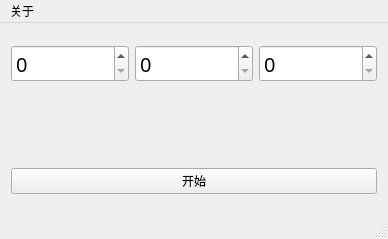
<?xml version="1.0" encoding="UTF-8"?>
<ui version="4.0">
 <class>TimerShutdownClass</class>
 <widget class="QMainWindow" name="TimerShutdownClass">
  <property name="geometry">
   <rect>
    <x>0</x>
    <y>0</y>
    <width>388</width>
    <height>239</height>
   </rect>
  </property>
  <property name="windowTitle">
   <string>定时关机</string>
  </property>
  <property name="windowIcon">
   <iconset>
    <normaloff>icon1.ico</normaloff>icon1.ico</iconset>
  </property>
  <widget class="QWidget" name="centralWidget">
   <layout class="QGridLayout" name="gridLayout_3">
    <item row="0" column="0">
     <layout class="QGridLayout" name="gridLayout">
      <item row="0" column="0">
       <layout class="QGridLayout" name="gridLayout_2">
        <item row="0" column="0">
         <layout class="QVBoxLayout" name="verticalLayout">
          <item>
           <layout class="QHBoxLayout" name="horizontalLayout">
            <property name="bottomMargin">
             <number>80</number>
            </property>
            <item>
             <widget class="QSpinBox" name="spinBoxHour">
              <property name="enabled">
               <bool>true</bool>
              </property>
              <property name="font">
               <font>
                <family>JetBrains Mono</family>
                <pointsize>15</pointsize>
                <stylestrategy>PreferAntialias</stylestrategy>
               </font>
              </property>
             </widget>
            </item>
            <item>
             <widget class="QSpinBox" name="spinBoxMinute">
              <property name="font">
               <font>
                <family>JetBrains Mono</family>
                <pointsize>15</pointsize>
                <stylestrategy>PreferAntialias</stylestrategy>
               </font>
              </property>
             </widget>
            </item>
            <item>
             <widget class="QSpinBox" name="spinBoxSecond">
              <property name="font">
               <font>
                <family>JetBrains Mono</family>
                <pointsize>15</pointsize>
                <stylestrategy>PreferAntialias</stylestrategy>
               </font>
              </property>
             </widget>
            </item>
           </layout>
          </item>
          <item>
           <widget class="QPushButton" name="startButton">
            <property name="text">
             <string>开始</string>
            </property>
           </widget>
          </item>
         </layout>
        </item>
       </layout>
      </item>
     </layout>
    </item>
   </layout>
  </widget>
  <widget class="QMenuBar" name="menuBar">
   <property name="geometry">
    <rect>
     <x>0</x>
     <y>0</y>
     <width>388</width>
     <height>23</height>
    </rect>
   </property>
   <widget class="QMenu" name="menu">
    <property name="title">
     <string>关于</string>
    </property>
    <addaction name="actionBuild_By_thy"/>
   </widget>
   <addaction name="menu"/>
  </widget>
  <widget class="QStatusBar" name="statusBar"/>
  <action name="actionBuild_By_thy">
   <property name="text">
    <string>Build By thy</string>
   </property>
  </action>
 </widget>
 <layoutdefault spacing="6" margin="11"/>
 <resources>
  <include location="TimerShutdown.qrc"/>
 </resources>
 <connections/>
</ui>
